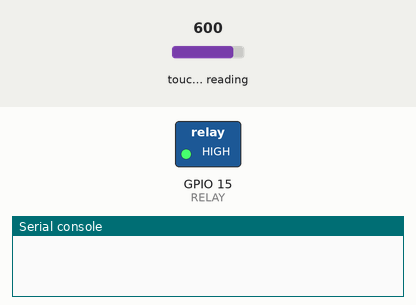
Bench run of a program on a simulated ESP32 board running MicroPython. Shown: switched loads named in the program (green lamp = pin HIGH), the last lines printed to the serial console. Inputs (shaded band) come from the test bench; at power-on: touch-pad reading 600.

Above: at 3.6 s.
3.7 s: touch-pad reading set to 549
5.2 s: touch-pad reading set to 533
At 5.6 s:
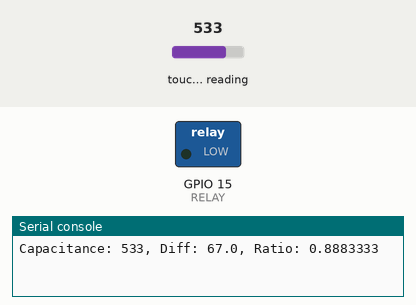
6.7 s: touch-pad reading set to 248
9.7 s: touch-pad reading set to 233
At 12.4 s:
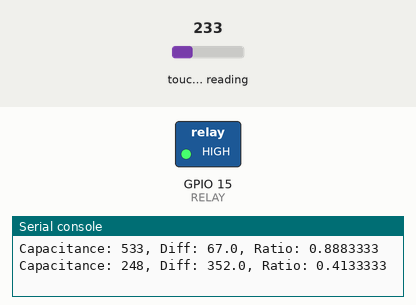
12.7 s: touch-pad reading set to 375
At 13.8 s:
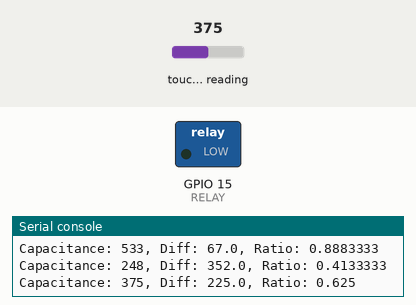
Timing chart, 0 to 15.3 s (numbered marks = the images above; inputs shaded):
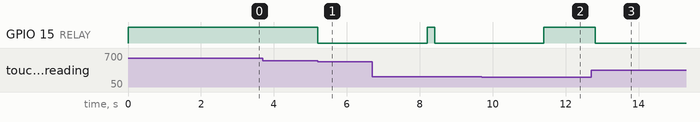

Measured:
- the behaviour switches between 540 and 539 on touch-pad reading (found by bisection; images 0 and 1)
- the behaviour switches between 241 and 240 on touch-pad reading (found by bisection; images 1 and 2)
- after the input at 3.7 s, every drawn part: stays the same
- after the input at 5.2 s, GPIO 15 (RELAY): HIGH → LOW at once
- after the input at 9.7 s, GPIO 15 (RELAY): goes on until 11.4 s, then stays HIGH
- after the input at 12.7 s, GPIO 15 (RELAY): HIGH → LOW after 0.11 s

The program:

main.py
```python
from machine import Pin, TouchPad
from time import sleep

def start_pump(duration=3):
    RELAY(0)    # on
    sleep(duration)
    RELAY(1)    # off


if __name__ == "__main__":

    # setup
    RELAY = Pin(15, Pin.OUT)

    # turn RELAY off at startup
    RELAY(1)
    WATERING_TIME = '2:51'

    surface = TouchPad(Pin(12))
    threshold = []

    # scan surface to calibrate
    for x in range(12):
        threshold.append(surface.read())
        sleep(0.2)

    threshold = sum(threshold)/len(threshold)

    while True:
        capacitance = surface.read()
        capacitance_ratio = capacitance / threshold

        if 0.40 < capacitance_ratio < 0.90:
            print('Capacitance: {0}, Diff: {1}, Ratio: {2}'.format(
                    capacitance, threshold - capacitance, capacitance_ratio))
            start_pump()

        sleep(0.2)
```
